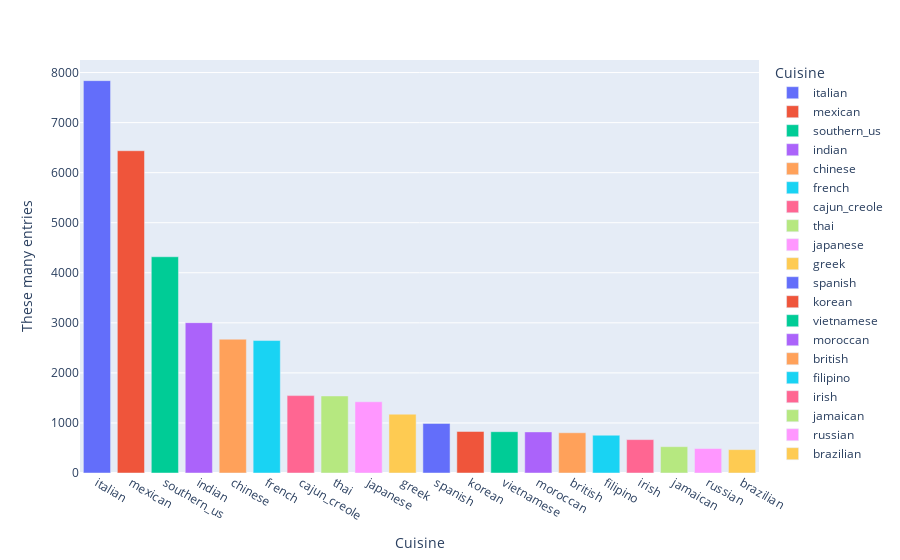

Notebook code for this chart:
### Code cell
# bar plot for count of entries for each cuisine
x = recipe['cuisine'].value_counts().index
y = recipe['cuisine'].value_counts().values

df = pd.DataFrame({
    'Cuisine':x,
    'These many entries':y
})
#fig = sns.countplot(recipe['cuisine'])
fig = px.bar(df,
             x='Cuisine',
             y='These many entries',
             color='Cuisine')
fig.show()

### Figure 1 — Plotly figure (JSON) as saved in the notebook; plotly's stock layout.template omitted (floating-point values rounded to 4 significant figures)
{"data": [{"alignmentgroup": "True", "hovertemplate": "Cuisine=%{x}<br>These many entries=%{y}<extra></extra>", "legendgroup": "italian", "marker": {"color": "#636efa", "pattern": {"shape": ""}}, "name": "italian", "offsetgroup": "italian", "orientation": "v", "showlegend": true, "textposition": "auto", "type": "bar", "x": ["italian"], "xaxis": "x", "y": [7838], "yaxis": "y"}, {"alignmentgroup": "True", "hovertemplate": "Cuisine=%{x}<br>These many entries=%{y}<extra></extra>", "legendgroup": "mexican", "marker": {"color": "#EF553B", "pattern": {"shape": ""}}, "name": "mexican", "offsetgroup": "mexican", "orientation": "v", "showlegend": true, "textposition": "auto", "type": "bar", "x": ["mexican"], "xaxis": "x", "y": [6438], "yaxis": "y"}, {"alignmentgroup": "True", "hovertemplate": "Cuisine=%{x}<br>These many entries=%{y}<extra></extra>", "legendgroup": "southern_us", "marker": {"color": "#00cc96", "pattern": {"shape": ""}}, "name": "southern_us", "offsetgroup": "southern_us", "orientation": "v", "showlegend": true, "textposition": "auto", "type": "bar", "x": ["southern_us"], "xaxis": "x", "y": [4320], "yaxis": "y"}, {"alignmentgroup": "True", "hovertemplate": "Cuisine=%{x}<br>These many entries=%{y}<extra></extra>", "legendgroup": "indian", "marker": {"color": "#ab63fa", "pattern": {"shape": ""}}, "name": "indian", "offsetgroup": "indian", "orientation": "v", "showlegend": true, "textposition": "auto", "type": "bar", "x": ["indian"], "xaxis": "x", "y": [3003], "yaxis": "y"}, {"alignmentgroup": "True", "hovertemplate": "Cuisine=%{x}<br>These many entries=%{y}<extra></extra>", "legendgroup": "chinese", "marker": {"color": "#FFA15A", "pattern": {"shape": ""}}, "name": "chinese", "offsetgroup": "chinese", "orientation": "v", "showlegend": true, "textposition": "auto", "type": "bar", "x": ["chinese"], "xaxis": "x", "y": [2673], "yaxis": "y"}, {"alignmentgroup": "True", "hovertemplate": "Cuisine=%{x}<br>These many entries=%{y}<extra></extra>", "legendgroup": "french", "marker": {"color": "#19d3f3", "pattern": {"shape": ""}}, "name": "french", "offsetgroup": "french", "orientation": "v", "showlegend": true, "textposition": "auto", "type": "bar", "x": ["french"], "xaxis": "x", "y": [2646], "yaxis": "y"}, {"alignmentgroup": "True", "hovertemplate": "Cuisine=%{x}<br>These many entries=%{y}<extra></extra>", "legendgroup": "cajun_creole", "marker": {"color": "#FF6692", "pattern": {"shape": ""}}, "name": "cajun_creole", "offsetgroup": "cajun_creole", "orientation": "v", "showlegend": true, "textposition": "auto", "type": "bar", "x": ["cajun_creole"], "xaxis": "x", "y": [1546], "yaxis": "y"}, {"alignmentgroup": "True", "hovertemplate": "Cuisine=%{x}<br>These many entries=%{y}<extra></extra>", "legendgroup": "thai", "marker": {"color": "#B6E880", "pattern": {"shape": ""}}, "name": "thai", "offsetgroup": "thai", "orientation": "v", "showlegend": true, "textposition": "auto", "type": "bar", "x": ["thai"], "xaxis": "x", "y": [1539], "yaxis": "y"}, {"alignmentgroup": "True", "hovertemplate": "Cuisine=%{x}<br>These many entries=%{y}<extra></extra>", "legendgroup": "japanese", "marker": {"color": "#FF97FF", "pattern": {"shape": ""}}, "name": "japanese", "offsetgroup": "japanese", "orientation": "v", "showlegend": true, "textposition": "auto", "type": "bar", "x": ["japanese"], "xaxis": "x", "y": [1423], "yaxis": "y"}, {"alignmentgroup": "True", "hovertemplate": "Cuisine=%{x}<br>These many entries=%{y}<extra></extra>", "legendgroup": "greek", "marker": {"color": "#FECB52", "pattern": {"shape": ""}}, "name": "greek", "offsetgroup": "greek", "orientation": "v", "showlegend": true, "textposition": "auto", "type": "bar", "x": ["greek"], "xaxis": "x", "y": [1175], "yaxis": "y"}, {"alignmentgroup": "True", "hovertemplate": "Cuisine=%{x}<br>These many entries=%{y}<extra></extra>", "legendgroup": "spanish", "marker": {"color": "#636efa", "pattern": {"shape": ""}}, "name": "spanish", "offsetgroup": "spanish", "orientation": "v", "showlegend": true, "textposition": "auto", "type": "bar", "x": ["spanish"], "xaxis": "x", "y": [989], "yaxis": "y"}, {"alignmentgroup": "True", "hovertemplate": "Cuisine=%{x}<br>These many entries=%{y}<extra></extra>", "legendgroup": "korean", "marker": {"color": "#EF553B", "pattern": {"shape": ""}}, "name": "korean", "offsetgroup": "korean", "orientation": "v", "showlegend": true, "textposition": "auto", "type": "bar", "x": ["korean"], "xaxis": "x", "y": [830], "yaxis": "y"}, {"alignmentgroup": "True", "hovertemplate": "Cuisine=%{x}<br>These many entries=%{y}<extra></extra>", "legendgroup": "vietnamese", "marker": {"color": "#00cc96", "pattern": {"shape": ""}}, "name": "vietnamese", "offsetgroup": "vietnamese", "orientation": "v", "showlegend": true, "textposition": "auto", "type": "bar", "x": ["vietnamese"], "xaxis": "x", "y": [825], "yaxis": "y"}, {"alignmentgroup": "True", "hovertemplate": "Cuisine=%{x}<br>These many entries=%{y}<extra></extra>", "legendgroup": "moroccan", "marker": {"color": "#ab63fa", "pattern": {"shape": ""}}, "name": "moroccan", "offsetgroup": "moroccan", "orientation": "v", "showlegend": true, "textposition": "auto", "type": "bar", "x": ["moroccan"], "xaxis": "x", "y": [821], "yaxis": "y"}, {"alignmentgroup": "True", "hovertemplate": "Cuisine=%{x}<br>These many entries=%{y}<extra></extra>", "legendgroup": "british", "marker": {"color": "#FFA15A", "pattern": {"shape": ""}}, "name": "british", "offsetgroup": "british", "orientation": "v", "showlegend": true, "textposition": "auto", "type": "bar", "x": ["british"], "xaxis": "x", "y": [804], "yaxis": "y"}, {"alignmentgroup": "True", "hovertemplate": "Cuisine=%{x}<br>These many entries=%{y}<extra></extra>", "legendgroup": "filipino", "marker": {"color": "#19d3f3", "pattern": {"shape": ""}}, "name": "filipino", "offsetgroup": "filipino", "orientation": "v", "showlegend": true, "textposition": "auto", "type": "bar", "x": ["filipino"], "xaxis": "x", "y": [755], "yaxis": "y"}, {"alignmentgroup": "True", "hovertemplate": "Cuisine=%{x}<br>These many entries=%{y}<extra></extra>", "legendgroup": "irish", "marker": {"color": "#FF6692", "pattern": {"shape": ""}}, "name": "irish", "offsetgroup": "irish", "orientation": "v", "showlegend": true, "textposition": "auto", "type": "bar", "x": ["irish"], "xaxis": "x", "y": [667], "yaxis": "y"}, {"alignmentgroup": "True", "hovertemplate": "Cuisine=%{x}<br>These many entries=%{y}<extra></extra>", "legendgroup": "jamaican", "marker": {"color": "#B6E880", "pattern": {"shape": ""}}, "name": "jamaican", "offsetgroup": "jamaican", "orientation": "v", "showlegend": true, "textposition": "auto", "type": "bar", "x": ["jamaican"], "xaxis": "x", "y": [526], "yaxis": "y"}, {"alignmentgroup": "True", "hovertemplate": "Cuisine=%{x}<br>These many entries=%{y}<extra></extra>", "legendgroup": "russian", "marker": {"color": "#FF97FF", "pattern": {"shape": ""}}, "name": "russian", "offsetgroup": "russian", "orientation": "v", "showlegend": true, "textposition": "auto", "type": "bar", "x": ["russian"], "xaxis": "x", "y": [489], "yaxis": "y"}, {"alignmentgroup": "True", "hovertemplate": "Cuisine=%{x}<br>These many entries=%{y}<extra></extra>", "legendgroup": "brazilian", "marker": {"color": "#FECB52", "pattern": {"shape": ""}}, "name": "brazilian", "offsetgroup": "brazilian", "orientation": "v", "showlegend": true, "textposition": "auto", "type": "bar", "x": ["brazilian"], "xaxis": "x", "y": [467], "yaxis": "y"}], "layout": {"barmode": "relative", "legend": {"title": {"text": "Cuisine"}, "tracegroupgap": 0}, "margin": {"t": 60}, "xaxis": {"anchor": "y", "categoryarray": ["italian", "mexican", "southern_us", "indian", "chinese", "french", "cajun_creole", "thai", "japanese", "greek", "spanish", "korean", "vietnamese", "moroccan", "british", "filipino", "irish", "jamaican", "russian", "brazilian"], "categoryorder": "array", "domain": [0, 1], "title": {"text": "Cuisine"}}, "yaxis": {"anchor": "x", "domain": [0, 1], "title": {"text": "These many entries"}}}}
